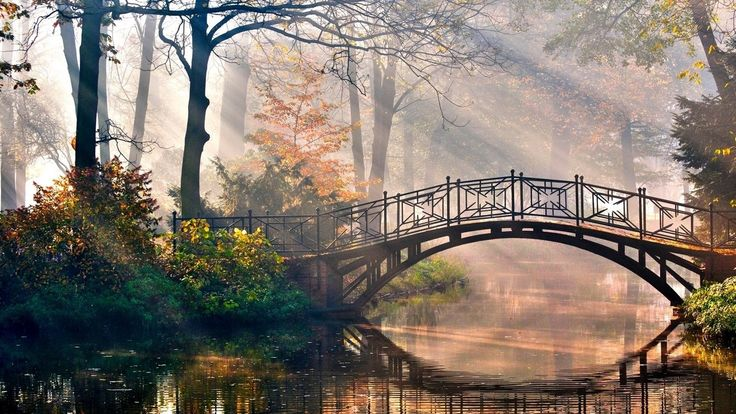
#> input picture image1.jpg, 736 x 414 px
$ python 8_blur.py
#> lines starting #> are read from the running program, lines starting #| are printed output that depends on the picture
import cv2

img=cv2.imread("image1.jpg")
#> img is the input picture: shape (414, 736, 3); mean B, G, R 110.4, 120.4, 132

gaussian=cv2.GaussianBlur(img,(5,5),0)
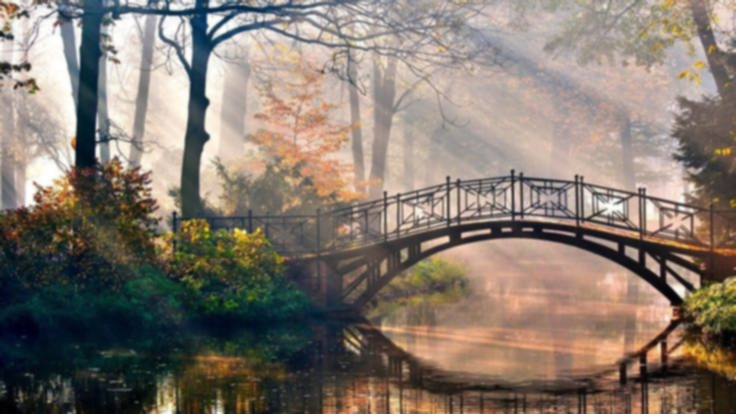
#> gaussian: shape (414, 736, 3); mean B, G, R 110.4, 120.4, 131.9

median=cv2.medianBlur(img,5)
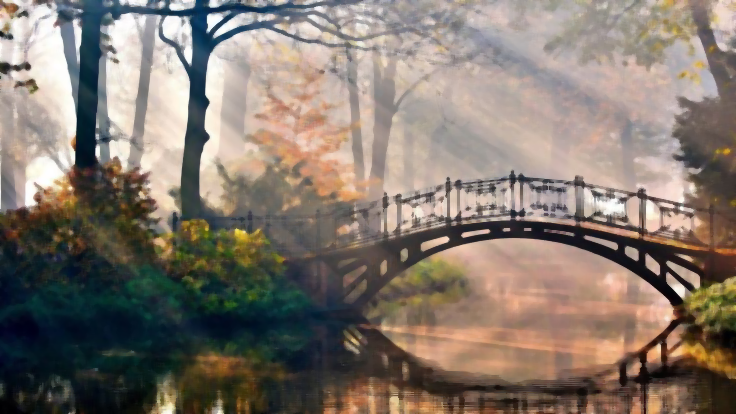
#> median: shape (414, 736, 3); mean B, G, R 110, 119.9, 131.4

cv2.imshow("Original",img)
cv2.imshow("Gaussian",gaussian)
cv2.imshow("Median",median)

cv2.waitKey(0)
cv2.destroyAllWindows()
